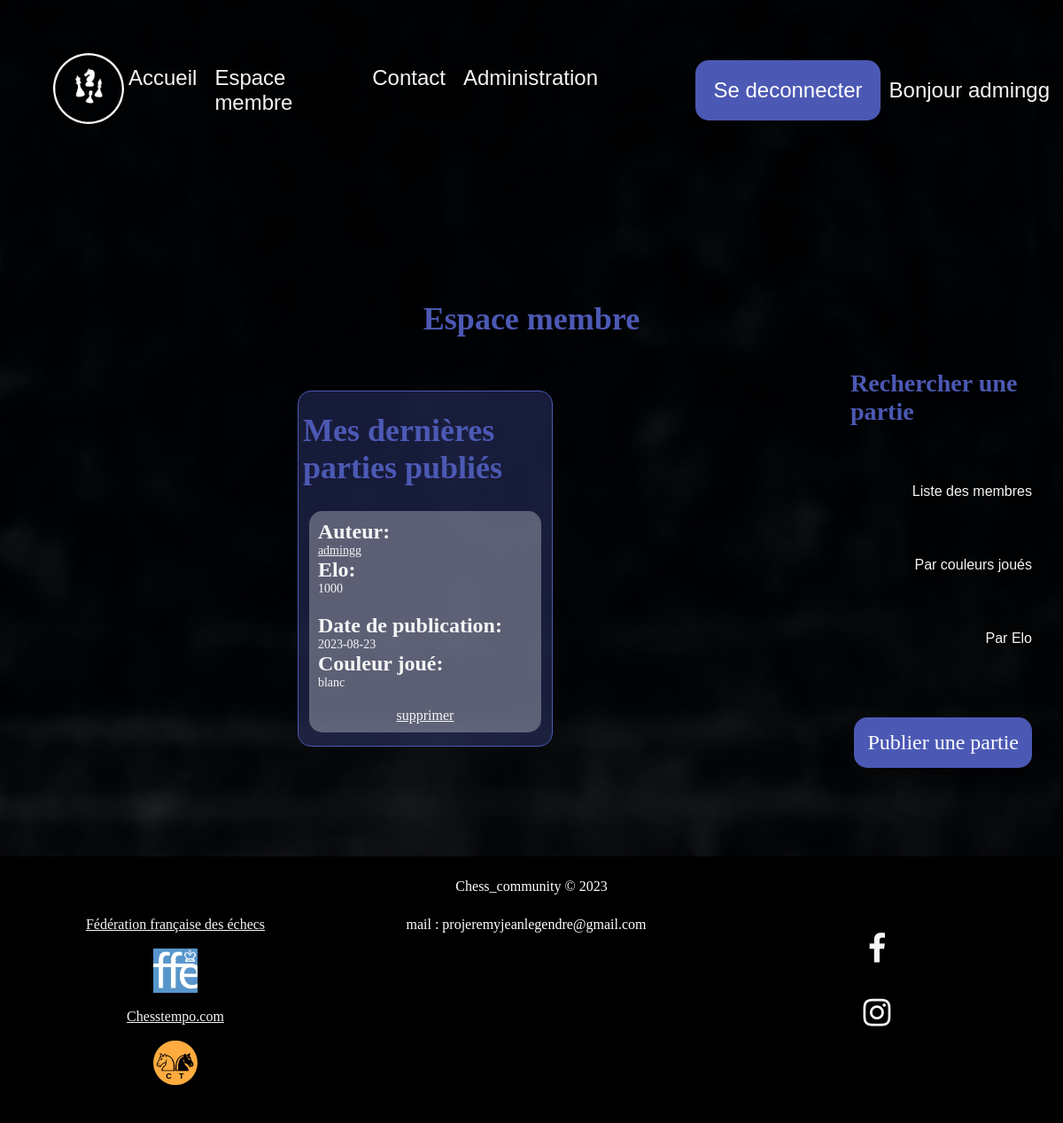
The page /espace.php (signed in) on the database its author committed.
### tables this page shows
CREATE TABLE `partie` (
  `id` int(11) NOT NULL,
  `couleur_joue` varchar(10) DEFAULT NULL,
  `elo_utilisateur` int(11) DEFAULT NULL,
  `elo_adversaire` int(11) DEFAULT NULL,
  `file_path` varchar(250) DEFAULT NULL,
  `date_de_publication` date DEFAULT NULL,
  `id_utilisateur` int(11) NOT NULL,
  `id_statut` int(11) NOT NULL
);

CREATE TABLE `utilisateur` (
  `id` int(11) NOT NULL,
  `mail` varchar(200) DEFAULT NULL,
  `pseudo` varchar(30) DEFAULT NULL,
  `mot_de_passe` varchar(255) DEFAULT NULL,
  `role_utilisateur` varchar(30) DEFAULT NULL
);

### controller/espace_controller.php (called while the page is built)
<?php
$connexion = connexion();
$games = new Games;
$lastGamesByplayers = $games->LastGamesByPlayer($connexion, $_SESSION['id']);

### classes/Games.php (called while the page is built, shortened)
<?php
class Games
{
    function LastGamesByPlayer($connexion, $id)
    {
        try {
            $sql = "SELECT *, partie.id FROM partie INNER JOIN utilisateur ON utilisateur.id = id_utilisateur WHERE utilisateur.id = ?  and id_statut = 2 order by partie.id DESC LIMIT 4 ;";
            $stmt = $connexion->prepare($sql);
            $stmt->execute(array($id));
        } catch (Exception $e) {
            $erreur = $e->getMessage();
        }
        $results = $stmt->fetchAll();
        return $results;
    }
}

### espace.php (the view, shortened to what this page needs)
<?php
require('includes/header.php');
include('includes/nav.php');
?>
<?php
require('controller/espace_controller.php');
?>
<div class="member_section-container">
    <section class="member_section-title" data-aos="fade-up">
        <h2>Espace membre </h2>
    </section>
    <section class="resume-game_section" data-aos="fade-up" data-aos-delay="300">
        <aside class="resume-container">
            <h2>Mes dernières parties publiés </h2>
            <?php
            foreach ($lastGamesByplayers as $game) {
            ?>
                <div class="resume-wrapper">
                    <div class="header-resume">
                        <h3>Auteur:</h3>
                        <p><a href="oneGame.php?id=<?php echo $game['0'] ?>"><?= $game['pseudo'] ?></a></p>
                        <h3>Elo:</h3>
                        <p><?= $game['elo_utilisateur'] ?></p>
                    </div>
                    <div class="footer-resume">
                        <h3>Date de publication:</h3>
                        <p><?= $game['date_de_publication'] ?></p>
                        <h3>Couleur joué:</h3>
                        <p><?= $game['couleur_joue'] ?></p>
                    </div>
                    <div class="delete-wrapper">
                        <a href="controller/delete_controller.php?id=<?= $game['id'] ?>">supprimer</a>
                    </div>
                </div>
            <?php }
            ?>
        </aside>
    </section>
    <aside class="second-menu-container" data-aos="fade-up" data-aos-delay="300">
        <div class="second-menu-container-title">
            <h3>Rechercher une partie</h3>
        </div>
        <ul class="second-menu-wrapper">
            <li><a class="main-item slide-line" href="membres.php">Liste des membres</a></li>
            <li class="elo">
                <span class="main-item slide-line">Par couleurs joués</span>
            </li>
            <li class="elo">
                <span class="main-item slide-line">Par Elo</span>
            </li>
        </ul>
        <div class="publication-container " data-aos="fade-left">
            <a href="publication.php?id='<?php echo $_SESSION['id'] ?>'" class="connect">Publier une partie</a>
        </div>
    </aside>
</div>
<?php
require('includes/footer.php');
?>

### assets/css/css/base.css (style rules this page uses)
:root { --main-color: rgb(76, 89, 180); --main-border-radius: 15px; --main-border: 1px solid var(--main-color); --main-backdrop: blur(4px); --main-glassmorphism: rgba(76, 89, 180, 0.31); --second-color: rgb(245, 245, 245); --second-border: 1px solid var(--second-color); --second-glassmorphism: rgba(245, 245, 245, 0.31); --p-font-size: 14px; --h3-font-size: 24px; --h2-font-size: 36px; --h1-font-size: 48px; --title-font: "Verdana"; --main-font: "Helvetica"; }

### assets/css/css/nav.css (style rules this page uses)
.slide-line { font-family: sans-serif; text-decoration: none; color: var(--second-color); position: relative; }
.slide-line::before { content: ""; position: absolute; background: var(--second-color); width: 100%; height: 3px; bottom: 0; transform-origin: 100% 0; transform: scaleX(0); transition: transform 0.4s; }

### assets/css/css/layout.css (style rules this page uses)
section { display: flex; justify-content: center; flex-direction: column; align-items: center; row-gap: 20px; }
.resume-container, article { width: 30%; }
.resume-container { background: var(--main-glassmorphism); backdrop-filter: var(--main-backdrop); border-radius: var(--main-border-radius); border: var(--main-border); padding: 5px; display: flex; flex-direction: column; align-items: center; justify-content: center; }
.resume-container h2 { color: var(--main-color); font-size: var(--h2-font-size); margin: 18px 0; font-family: "Verdana"; }
.resume-wrapper { display: flex; justify-content: space-between; background: var(--second-glassmorphism); backdrop-filter: var(--second-backdrop); border-radius: var(--second-border-radius); border-radius: var(--main-border-radius); width: 95%; margin: 10px 0px; padding: 10px; flex-wrap: wrap; row-gap: 20px; }
.resume-wrapper h3 { font-size: var(--h3-font-size); }
.resume-wrapper p { font-size: var(--p-font-size); }
.resume-wrapper a { color: var(--second-color); }
.delete-wrapper { display: flex; width: 100%; justify-content: center; }

### assets/css/css/second-menu.css (style rules this page uses)
.second-menu-container { grid-area: 2 / 5 / 6 / 6; display: flex; flex-direction: column; align-items: end; justify-content: center; padding-right: 35px; gap: 40px; }
.second-menu-container-title { color: var(--main-color); font-size: var(--h3-font-size); }
.second-menu-wrapper { width: 75%; display: flex; flex-direction: column; align-items: end; }
.second-menu-container li { list-style-type: none; cursor: pointer; }
.second-menu-container li > .main-item { padding: 25px 0; display: inline-block; margin-bottom: 15px; }
.publication-container a { padding: 25px 0; display: inline-block; }
.resume-game_section { grid-area: 2 / 1 / 6 / 5; display: flex; justify-content: center; align-items: center; }
.publication-container a { background-color: var(--main-color); border-radius: var(--main-border-radius); color: white; border: none; font-size: 24px; cursor: pointer; text-decoration: none; padding: 15px; }

### assets/css/css/espace.css (style rules this page uses)
.member_section-container { display: grid; grid-template-columns: repeat(5, 1fr); grid-template-rows: repeat(5, 1fr); grid-column-gap: 0px; grid-row-gap: 0px; margin-bottom: 100px; }
.member_section-title { grid-area: 1 / 1 / 2 / 6; display: flex; justify-content: center; align-items: center; }
.member_section-title h2 { color: var(--main-color); font-size: var(--h2-font-size); margin: 18px 0; font-family: "Verdana"; }
.second-menu-container { grid-area: 2 / 5 / 6 / 6; display: flex; flex-direction: column; align-items: end; justify-content: center; padding-right: 35px; gap: 40px; }
.second-menu-container-title { color: var(--main-color); font-size: var(--h3-font-size); }
.second-menu-wrapper { width: 75%; display: flex; flex-direction: column; align-items: end; }
.second-menu-container li { list-style-type: none; cursor: pointer; }
.second-menu-container li > .main-item { padding: 25px 0; display: inline-block; margin-bottom: 15px; }
.publication-container a { padding: 25px 0; display: inline-block; }
.resume-game_section { grid-area: 2 / 1 / 6 / 5; display: flex; justify-content: center; align-items: center; }
.publication-container a { background-color: var(--main-color); border-radius: var(--main-border-radius); color: white; border: none; font-size: 24px; cursor: pointer; text-decoration: none; padding: 15px; }

### assets/css/css/footer.css (style rules this page uses)
footer, body { background-color: black; color: white; }

### rows shown on the page
partie: id_utilisateur.pseudo "admingg", elo_utilisateur "1000", date_de_publication "2023-08-23", couleur_joue "blanc"

### other values the page prints
$_SESSION['pseudo'] "admingg"
